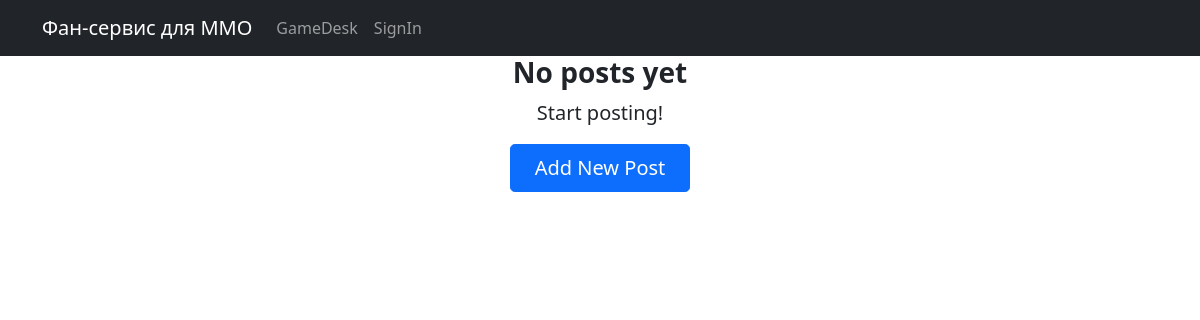
/gamedesk/, run on an earlier commit of the app's database.
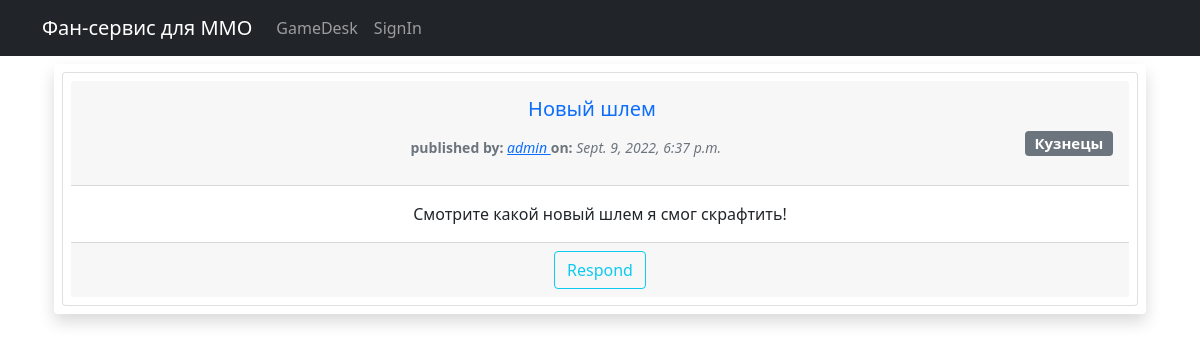
And on a later commit of the database.
### gamedesk/models.py (models this page shows, shortened)
class Post(models.Model):
    title = models.CharField('Title', max_length=100)
    text = models.TextField()
    category = models.ForeignKey(to='Category', on_delete=models.CASCADE)
    author = models.ForeignKey(User, on_delete=models.CASCADE)
    dateCreation = models.DateTimeField(auto_now_add=True)
    class Meta:
        verbose_name = 'Запись'
        verbose_name_plural = 'Записи'

class Category(models.Model):
    TYPE = (
        ('tank', 'Танки'),
        ('heal', 'Хилы'),
        ('dd', 'ДД'),
        ('buyers', 'Торговцы'),
        ('gildmaster', 'Гилдмастеры'),
        ('quest', 'Квестгиверы'),
        ('smith', 'Кузнецы'),
        ('tanner', 'Кодевники'),
        ('potion', 'Зельевары'),
        ('spellmaster', 'Мастера заклинаний'),
    )
    name = models.CharField(max_length=50, choices=TYPE, default='tank')
    def __str__(self):
        return f'{self.name}'
    class Meta:
        verbose_name = 'Категория'
        verbose_name_plural = 'Категории'

### gamedesk/views.py (the view)
# urls.py: path('', PostList.as_view(), name='post_list'),
class PostList(ListView):
    model = Post
    context_object_name = 'post_list'
    queryset = Post.objects.order_by('-dateCreation')

### templates/gamedesk/post_list.html (shortened to what this page needs)
{% extends 'default.html' %}
{% block content %}
<div class="container">
  {% for post in post_list %}
  {% include 'gamedesk/post_layout.html'%}
  {% empty %}
  <div class="text-center">
    <h3 class="fw-bold">No posts yet</h3>
    <p class="lead ">Start posting!</p>
    <a href="{% url 'post_create' %}">
      <button type="button" class="btn btn-primary btn-lg px-4 gap-3">
        Add New Post
      </button>
    </a>
  </div>
  {% endfor %}
</div>
{% endblock content %}

### templates/gamedesk/post_layout.html (shortened to what this page needs)
<div class="row p-2 my-2 shadow bg-body rounded">
  <div class="card p-2">
    <div class="card-header">
      <h3 class="card-title">
        <a class="navbar-brand" href="{% url 'post_detail' post.pk %}">
          {{ post.title }}
        </a>
      </h3>
      <a class="navbar-brand" href="{% url 'category' post.category.name %}">
        <span class="badge bg-secondary float-end">{{ post.category }}</span>
      </a>
      <small class="text-muted ms-1">
        <b>
          published by:
        </b>
        <a href="{% url 'by_author' post.author %}">
          <span class="fst-italic">{{ post.author }}</span>
        </a>
        <b>
          on:
        </b>
        <span class="fst-italic">
          {{ post.dateCreation}}
        </span>
      </small>
    </div>
    <div class="card-body">
      {% if post_list or posts %}
      <p class="card-text ">{{ post.text|truncatewords:25}}</p>
      {% else %}
      <p class="card-text ">{{ post.text}}</p>
      {%endif%}
    </div>
    <div class="card-footer">
      {% if user.is_authenticated and post in user.post_set.all %}
      <a class="text-decoration-none" href="{% url 'comments_list' post.pk %}">
        <button type="button" class="btn btn-outline-primary position-relative ">
          Responses
          <span class="position-absolute top-0 start-100 translate-middle badge rounded-pill bg-danger">
            {{ post.comment_set.all|length }}
          </span>
        </button>
      </a>
      <a class="text-decoration-none" href="{% url 'post_update' post.pk %}">
        <button class="btn btn-outline-warning text-dark">
          Edit
        </button>
      </a>
      <a href="{% url 'post_delete' post.pk %}">
        <button class="btn btn-outline-danger">
          Delete
        </button>
      </a>
      {% else %}
      <a class="text-decoration-none" href="{% url 'comment_create' post.pk %}">
        <button class="btn btn-outline-info">
          Respond
        </button>
      </a>
      {% endif %}
    </div>
  </div>
</div>

What changed in the data, as far as the page shows it:
added Post: title "Новый шлем", category "Кузнецы", author "admin", dateCreation "Sept. 9, 2022, 6:37 p.m.", text "Смотрите какой новый шлем я смог скрафтить!"
Also different on the page:
text no longer shown: "No posts yet Start posting! Add New Post"
